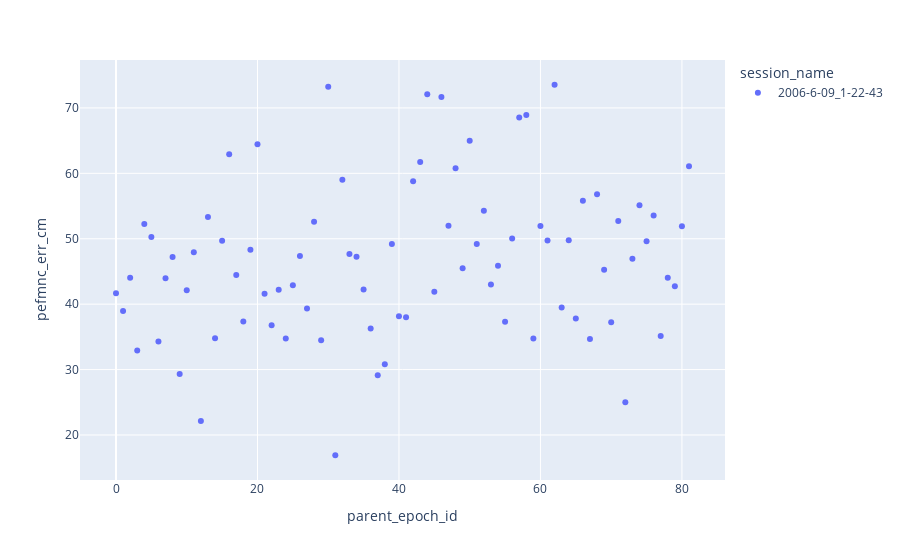

Source (notebook cell):
### Code cell
# a_perfmnc_session_df.plot.scatter(x='parent_epoch_id', y='pefmnc_measured_post_prob_median', facet='session_name')

import plotly.express as px

# y_col_name: str = 'pefmnc_measured_post_prob_median'
# y_col_name: str = 'pefmnc_measured_post_prob_mean'
y_col_name: str = 'pefmnc_err_cm'

# px.scatter(a_perfmnc_session_df, x='parent_epoch_id', y='pefmnc_measured_post_prob_median', facet_row='session_name')
px.scatter(a_perfmnc_session_df, x='parent_epoch_id', y=y_col_name, color='session_name')

### Figure 1 — Plotly figure (JSON) as saved in the notebook; plotly's stock layout.template omitted (floating-point values rounded to 4 significant figures)
{"data": [{"hovertemplate": "session_name=2006-6-09_1-22-43<br>parent_epoch_id=%{x}<br>pefmnc_err_cm=%{y}<extra></extra>", "legendgroup": "2006-6-09_1-22-43", "marker": {"color": "#636efa", "symbol": "circle"}, "mode": "markers", "name": "2006-6-09_1-22-43", "orientation": "v", "showlegend": true, "type": "scatter", "x": [42, 43, 44, 45, 46, 47, 48, 49, 50, 51, 52, 53, 54, 55, 56, 57, 58, 59, 60, 61, 62, 63, 64, 65, 66, 67, 68, 69, 70, 71, 72, 73, 74, 75, 76, 77, 78, 79, 80, 81, 0, 1, 2, 3, 4, 5, 6, 7, 8, 9, 10, 11, 12, 13, 14, 15, 16, 17, 18, 19, 20, 21, 22, 23, 24, 25, 26, 27, 28, 29, 30, 31, 32, 33, 34, 35, 36, 37, 38, 39, 40, 41], "xaxis": "x", "y": [58.81, 61.73, 72.07, 41.89, 71.68, 51.98, 60.77, 45.48, 64.99, 49.21, 54.3, 42.99, 45.88, 37.31, 50.02, 68.55, 68.93, 34.74, 51.96, 49.75, 73.54, 39.49, 49.79, 37.82, 55.8, 34.69, 56.79, 45.26, 37.24, 52.72, 25.02, 46.93, 55.13, 49.63, 53.56, 35.12, 44.05, 42.72, 51.93, 61.07, 41.69, 38.95, 44.05, 32.92, 52.25, 50.28, 34.29, 43.97, 47.22, 29.34, 42.11, 47.94, 22.12, 53.33, 34.77, 49.69, 62.93, 44.47, 37.33, 48.32, 64.44, 41.58, 36.79, 42.21, 34.75, 42.91, 47.35, 39.35, 52.59, 34.5, 73.24, 16.91, 59.01, 47.67, 47.24, 42.24, 36.3, 29.14, 30.81, 49.18, 38.14, 38.01], "yaxis": "y"}], "layout": {"legend": {"title": {"text": "session_name"}, "tracegroupgap": 0}, "margin": {"t": 60}, "xaxis": {"anchor": "y", "domain": [0, 1], "title": {"text": "parent_epoch_id"}}, "yaxis": {"anchor": "x", "domain": [0, 1], "title": {"text": "pefmnc_err_cm"}}}}
